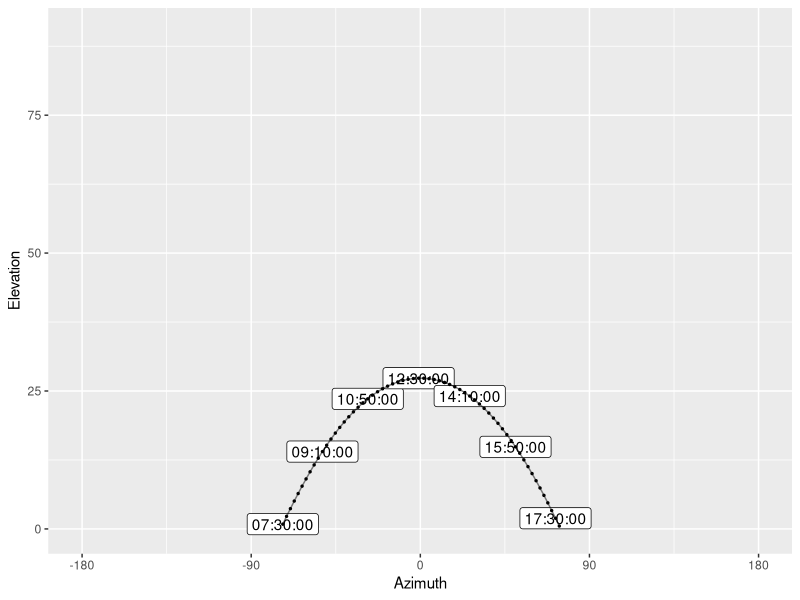
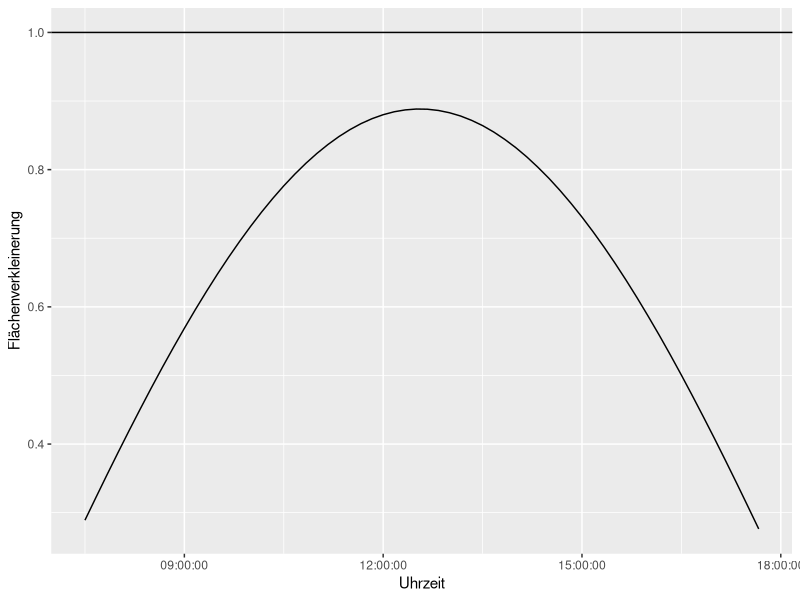

Source code (R) for these figures, in order:
library(tidyverse)

gradToRad <- function(value){
  value/360*(2*pi)
}

diff180 <- function(value){
  value-180
}

calculateEfficiency <- function(alpha, beta){
  x <- cos(alpha)
  y <- cos(beta)
  
  x*y
}

# https://www.sunearthtools.com/dp/tools/pos_sun.php?lang=de

solarWinkel <- read_delim('SunPath.csv', delim = ";", skip = 3) %>%
  filter(Elevation > 0) %>%
  mutate_at(c("Azimuth"), diff180) %>%
  mutate(ElevationRad = gradToRad(Elevation)) %>%
  mutate(AzimuthRad = gradToRad(Azimuth)) %>%
  mutate(projectedArea = calculateEfficiency(ElevationRad, AzimuthRad))

ggplot(solarWinkel, aes(x = Azimuth, y = Elevation)) +
  geom_label(data = solarWinkel[seq(1, nrow(solarWinkel), 10),], aes(label = Stunde)) +
  geom_line(alpha = 0.5) +
  geom_point(size = 0.5) +
  scale_y_continuous(limits = c(0,90)) +
  scale_x_continuous(limits = c(-180,180), breaks = c(-180,-90,0,90,180))

ggplot(solarWinkel, aes(x = Stunde, y = projectedArea)) +
  geom_line() +
  geom_hline(yintercept = 1) +
  labs(
    x = "Uhrzeit",
    y = "Flächenverkleinerung"
  )

# Flächensteigerung anstatt Flächenverminderung ausrechnen
# Flächendifferenz als Prozent ermitteln
